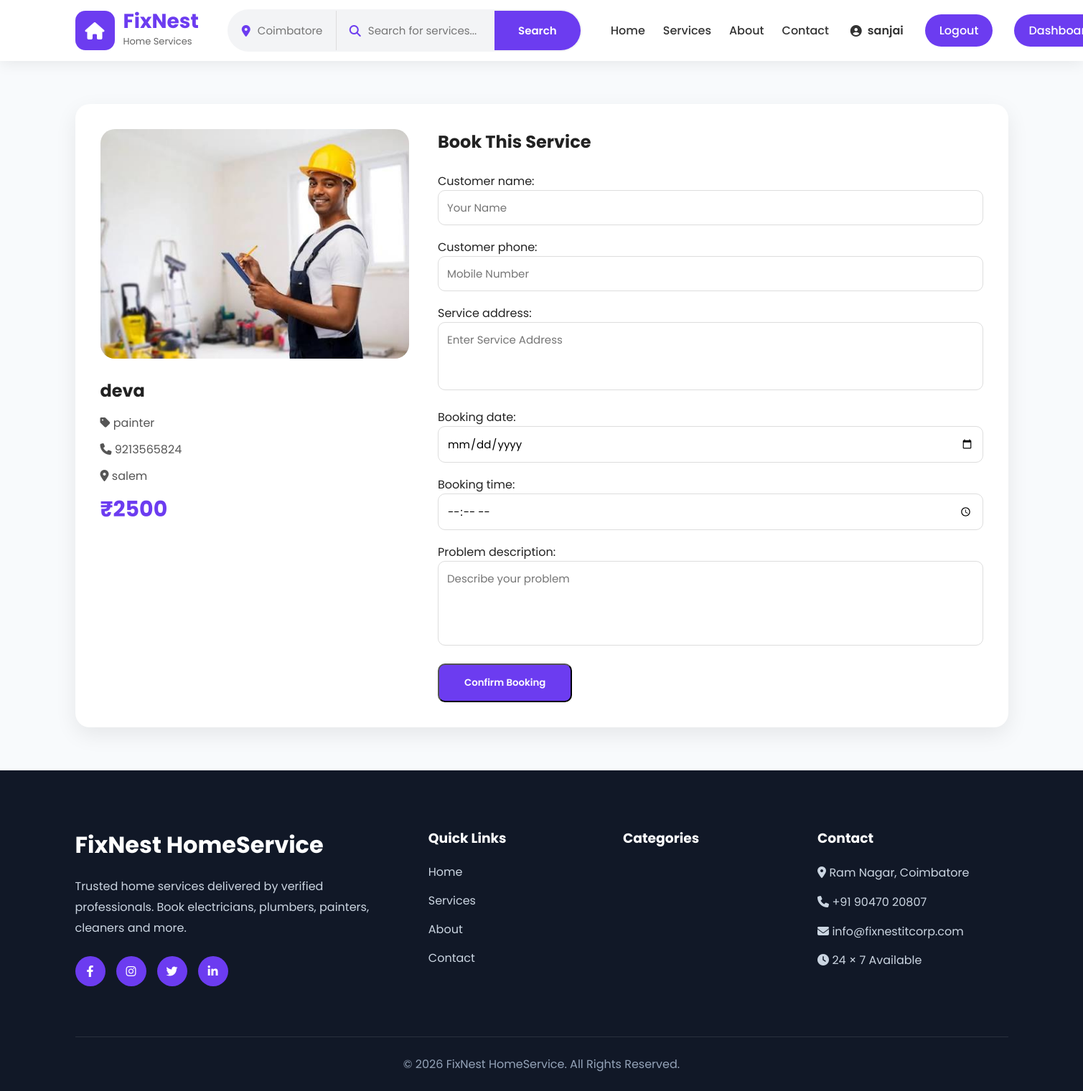
Before: /provider/deva/book/ (signed in) with the older database file.
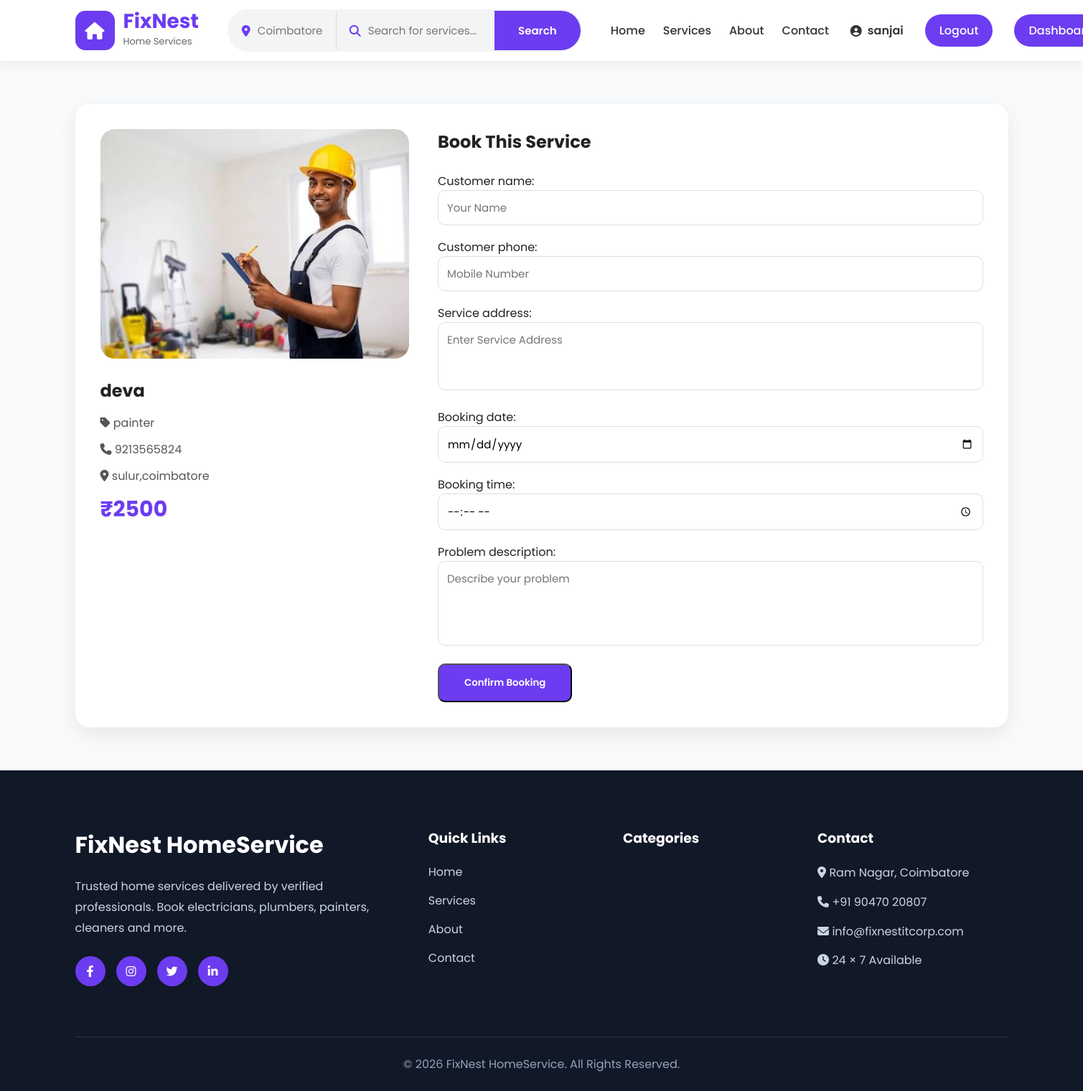
After: the same page with the newer database file.
### service/models.py (models this page shows, shortened)
class Provider(models.Model):
    user = models.OneToOneField(User,on_delete=models.CASCADE,null=True,blank=True,related_name="provider")
    AVAILABILITY_CHOICES = [
        ('available', 'Available'),
        ('unavailable', 'Unavailable'),    ]
    category = models.ForeignKey(Category, on_delete=models.CASCADE, related_name='providers')
    name = models.CharField(max_length=200)
    slug = models.SlugField(unique=True)
    description = models.TextField()
    price = models.DecimalField(max_digits=10, decimal_places=0)
    original_price = models.DecimalField(max_digits=10, decimal_places=0, null=True, blank=True)
    phone = models.CharField(max_length=15, blank=True, null=True)
    adhaar_no = models.CharField(max_length=20,blank=True, null=True)
    provider_address = models.CharField(max_length=255, blank=True, null=True)
    image = models.ImageField(upload_to='providers/', blank=True, null=True)
    availability = models.CharField(max_length=20, choices=AVAILABILITY_CHOICES, default='available')
    is_featured = models.BooleanField(default=False)
    is_bestworker = models.BooleanField(default=False)
    rating = models.DecimalField(max_digits=3, decimal_places=1, default=4.5)
    is_approved = models.BooleanField(default=False)
    is_blocked = models.BooleanField(default=False)
    is_available = models.BooleanField(default=True)
    created_at = models.DateTimeField(auto_now_add=True)
    updated_at = models.DateTimeField(auto_now=True)
    class Meta:
        ordering = ['-created_at']

class Category(models.Model):
    name = models.CharField(max_length=100)
    slug = models.SlugField(unique=True)
    icon = models.CharField(max_length=100)
    description = models.TextField(blank=True)
    created_at = models.DateTimeField(auto_now_add=True)
    class Meta:
        verbose_name_plural = 'Categories'
        ordering = ['name']

### service/views.py (the view)
# urls.py: path("provider/<slug:slug>/book/",views.book_service,name="book_service"),
@login_required
def book_service(request, slug):
    provider = get_object_or_404(Provider, slug=slug)
    if request.method == "POST":
        form = BookingForm(request.POST)
        if form.is_valid():
            booking = form.save(commit=False)
            booking.customer = request.user
            booking.provider = provider
            booking.save()
            messages.success(request, "Booking request sent successfully!")
            return redirect("provider_detail", slug=provider.slug)
    else:
        form = BookingForm()
    return render(
        request,
        "booking.html",
        {
            "provider": provider,
            "form": form,
        },
    )

### templates/booking.html (shortened to what this page needs)
{% extends 'base.html' %}
{% load static %}
{% block content %}
<section class="booking-section">
    <div class="container">
        <div class="booking-card">
            <div class="booking-left">
                {% if provider.image %}
                    <img src="{{ provider.image.url }}" alt="{{ provider.name }}">
                {% endif %}
                <h2>{{ provider.name }}</h2>
                <p>
                    <i class="fas fa-tag"></i>
                    {{ provider.category.name }}
                </p>
                <p>
                    <i class="fas fa-phone"></i>
                    {{ provider.phone }}
                </p>
                <p>
                    <i class="fas fa-map-marker-alt"></i>
                    {{ provider.provider_address }}
                </p>
                <h3>₹{{ provider.price }}</h3>
            </div>
            <div class="booking-right">
                <h2>Book This Service</h2>
                <form method="POST">
                    {{ form.as_p }}
                    <button type="submit" class="book-service-btn">
                        Confirm Booking
                    </button>
                </form>
            </div>
        </div>
    </div>
</section>
{% endblock %}

Changed rows visible on the page:
changed Provider "deva": provider_address "salem" → "sulur,coimbatore"
